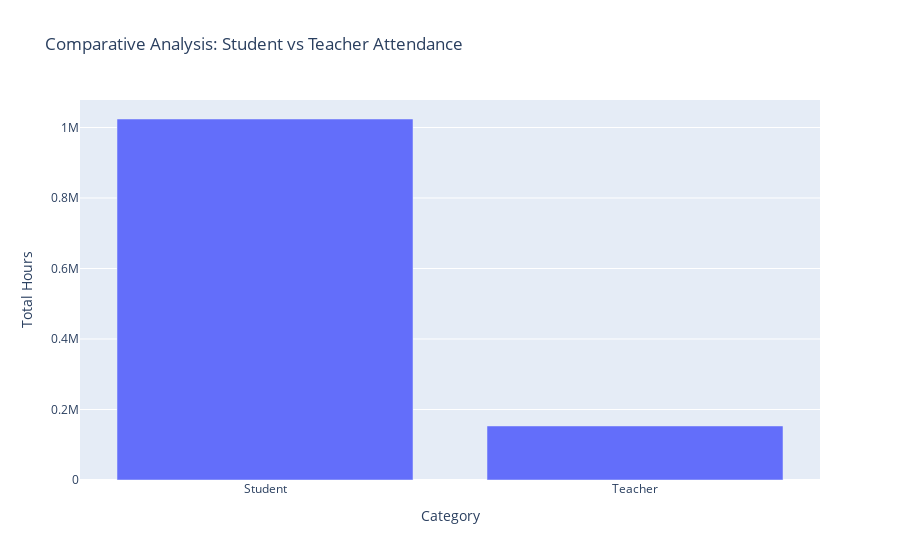

Here is the notebook cell this chart was saved with:
### Code cell
query = """
SELECT
    CASE
        WHEN f.badge_id IN (SELECT badge_id FROM dim_teachers) THEN 'Teacher'
        ELSE 'Student'
    END AS person_type,
    SUM(f.total_hours) AS total_hours
FROM fact_attendance_daily f
GROUP BY person_type;
"""

df = pd.read_sql_query(query, conn)

fig = px.bar(
    df,
    x="person_type",
    y="total_hours",
    title="Comparative Analysis: Student vs Teacher Attendance",
    labels={"person_type": "Category", "total_hours": "Total Hours"}
)

fig.show()

### Figure 1 — Plotly figure (JSON) as saved in the notebook; plotly's stock layout.template omitted (floating-point values rounded to 4 significant figures)
{"data": [{"hovertemplate": "Category=%{x}<br>Total Hours=%{y}<extra></extra>", "legendgroup": "", "marker": {"color": "#636efa", "pattern": {"shape": ""}}, "name": "", "orientation": "v", "showlegend": false, "textposition": "auto", "type": "bar", "x": ["Student", "Teacher"], "xaxis": "x", "y": [1024000.0, 153300.0], "yaxis": "y"}], "layout": {"barmode": "relative", "legend": {"tracegroupgap": 0}, "title": {"text": "Comparative Analysis: Student vs Teacher Attendance"}, "xaxis": {"anchor": "y", "domain": [0, 1], "title": {"text": "Category"}}, "yaxis": {"anchor": "x", "domain": [0, 1], "title": {"text": "Total Hours"}}}}
